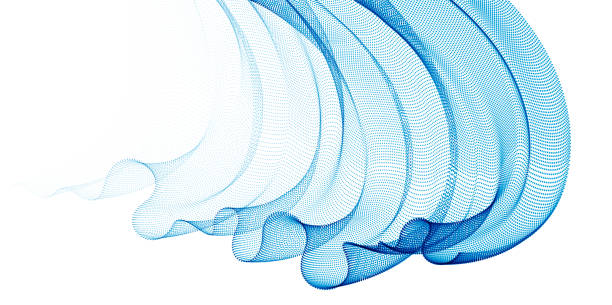
#> input picture mavis/assets/images/bg_img.jpg, 612 x 305 px
$ python -i cvutils.py   (imports and definitions only)
#> lines starting #> are read from the running program, lines starting #| are printed output that depends on the picture
import io
from pathlib import Path
from typing import Union

import cv2
import cv2 as cv
import numpy as np
import pandas as pd
from PIL import Image
from scipy.ndimage import gaussian_filter1d as gauss, median_filter
from skimage.morphology import skeletonize
from sklearn.metrics import pairwise_distances_argmin


# [155 lines left out: functions load_label, to_watershed_markers, watershed_from_background, to_contours, contour_properties, contour_border_check and 2 more, not called in this run]


def circularity(cnt, a):
    return 4 * np.pi * a / max(cv2.arcLength(cnt, True) ** 2, 1)


# [61 lines left out: functions filtered_contours, color_coded_to_labelme, not called in this run]


class LabelMeJsonWrapper:
    # [67 lines left out: functions __init__, _prepare, add, not called in this run]


class ConnectedComponentCleaner:
    threshold = 10
    kernel = cv2.getStructuringElement(cv2.MORPH_CROSS, (2, 2))
    kernel2 = cv2.getStructuringElement(cv2.MORPH_CROSS, (5, 5))

    def preprocess(self, img):
        return img

    def process(self, img):
        result = cv2.bitwise_not(img)
        contours, hierarchy = cv2.findContours(result, cv2.RETR_EXTERNAL, cv2.CHAIN_APPROX_NONE)
        result = np.zeros(shape=[result.shape[0], result.shape[1], 1], dtype=np.uint8)

        for element in contours:
            current = np.zeros(shape=[result.shape[0], result.shape[1], 1], dtype=np.uint8)
            cv2.drawContours(current, [element], -1, 255, -1)
            current = cv2.dilate(current, self.kernel2)
            current = cv2.erode(current, self.kernel2)
            result = cv2.bitwise_or(result, current)
        # st.image(pil(result))
        return result

    def postprocess(self, img):
        img = cv2.bitwise_not(img)
        return img

    def process_one(self, img):
        ret2, result = cv2.threshold(img, self.threshold, 255, cv2.THRESH_BINARY)
        return self.postprocess(self.process(self.preprocess(result)))


class ConnectedComponentSkeletonize(ConnectedComponentCleaner):
    # [37 lines left out: functions preprocess, postprocess, color_compress, not called in this run]

>>> import cv2
>>> picture = cv2.imread('assets/images/bg_img.jpg')
#> picture is the input picture: shape (305, 612, 3); mean B, G, R 245.4, 237.3, 216
>>> result = ConnectedComponentCleaner().process_one(picture)
#> in process_one, `ret2, result = cv2.threshold(img, self.threshold, 255, cv2.THRESH_BINA..`:
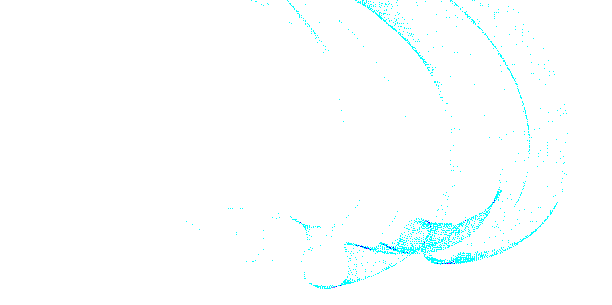
#> result: shape (305, 612, 3); mean B, G, R 255, 254.9, 251.4
#> in process_one, `ret2, result = cv2.threshold(img, self.threshold, 255, cv2.THRESH_BINA..`: ret2 = 10
#> in process, `result = cv2.bitwise_not(img)`:
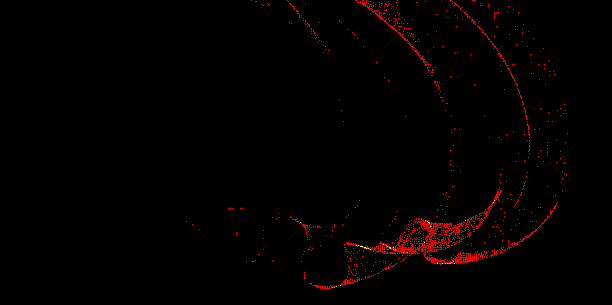
#> result: shape (305, 612, 3); mean B, G, R 0, 0.1, 3.6
#> (the run stopped early here; a loop or call above may not have finished)
